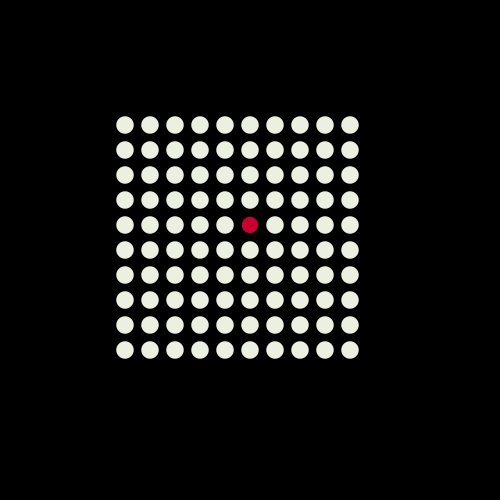
Frame 1 (no input)
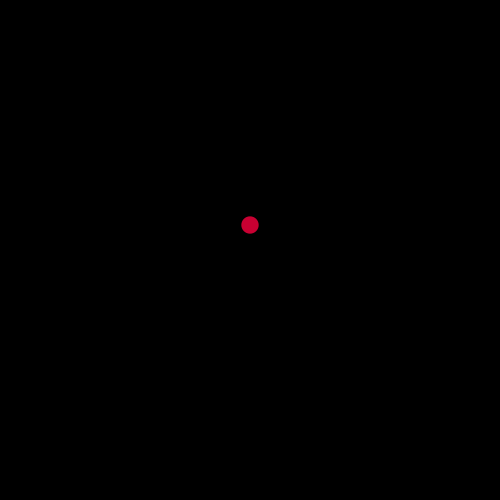
Frame 60 (the mouse pressed at the canvas centre just before this capture)
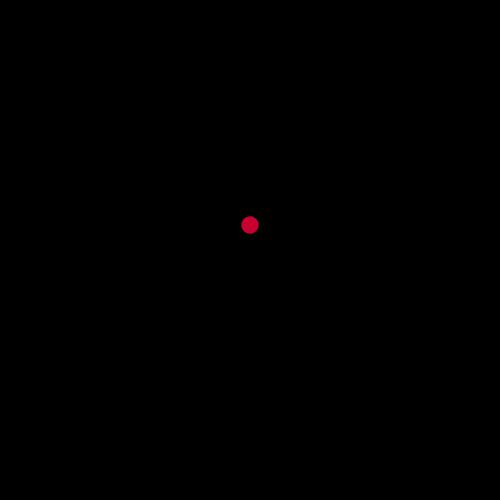
Frame 120 (the mouse held since frame 60 and released just before this capture)

The Processing sketch that drew these frames (run headless with seeded random() and noise(); from frame 60 on, the mouse is pressed at the canvas centre):

// Processing sketch: visual12
// ── visual12.pde

color c = color(240, 245, 230);
float alpha = 255;
float size = 0.0;
boolean trigger = false;

void setup() {
  size(500, 500);
  smooth(8);
}



void draw() {
  background(0);

  if (trigger) {
        alpha = random(0,255);
      } 
        alpha-= 5.0;
       
       if(alpha <= 0.0) {
        alpha = 0.0;
       } 
      
  for (int i = 0; i < width; i+=50) {
    for (int j = 0; j < height; j+=50) {

    

      pushMatrix();
      noStroke();
      fill(c, alpha);

      if (i == 250 && j == 200) {
        fill(200, 0, 50);
         size = map(sin(millis() * 0.001) * 35, -35, 35, 30, 35);

      } else {
       
       size = 35; 
      }
      scale(.5, .5);
      translate(width * .5, height * .5);
      ellipse(i, j, size, size);
      popMatrix();
    }
  }
}

void keyPressed() {
  if (key == ' ') {

    trigger = true;
  }
}

void keyReleased() {

  if (key == ' ') {
    trigger = false;
  }
}
